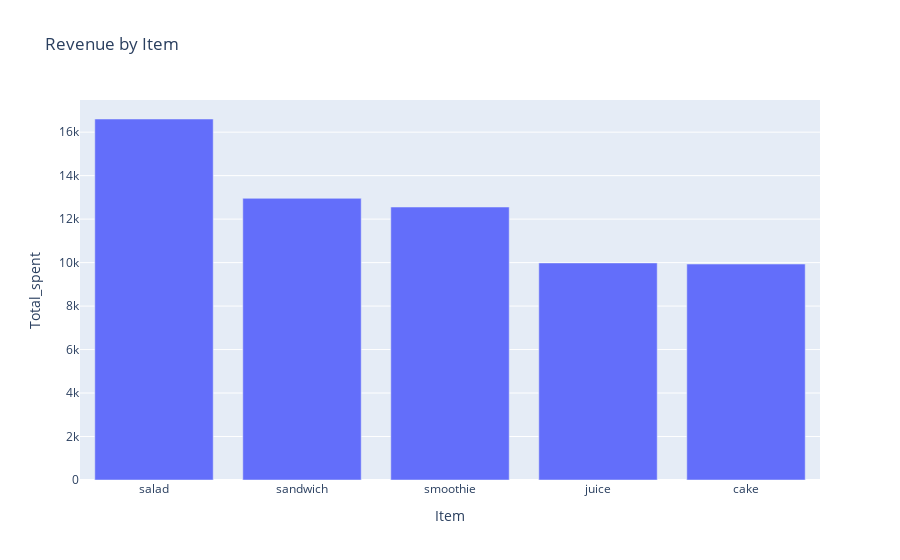

This figure's notebook cell:
### Code cell
Revenue_by_item = cafe.groupby('Item')['Total_spent'].sum().reset_index().sort_values(by='Total_spent', ascending=False).head(5)
fig = px.bar(
    Revenue_by_item,
    x = 'Item',
    y = 'Total_spent',
    title = 'Revenue by Item',
    
)
fig.show()

### Figure 1 — Plotly figure (JSON) as saved in the notebook; plotly's stock layout.template omitted (floating-point values rounded to 4 significant figures)
{"data": [{"hovertemplate": "Item=%{x}<br>Total_spent=%{y}<extra></extra>", "legendgroup": "", "marker": {"color": "#636efa", "pattern": {"shape": ""}}, "name": "", "orientation": "v", "showlegend": false, "textposition": "auto", "type": "bar", "x": ["salad", "sandwich", "smoothie", "juice", "cake"], "xaxis": "x", "y": [16600.0, 12960.0, 12560.0, 9984.0, 9933.0], "yaxis": "y"}], "layout": {"barmode": "relative", "legend": {"tracegroupgap": 0}, "title": {"text": "Revenue by Item"}, "xaxis": {"anchor": "y", "domain": [0, 1], "title": {"text": "Item"}}, "yaxis": {"anchor": "x", "domain": [0, 1], "title": {"text": "Total_spent"}}}}
